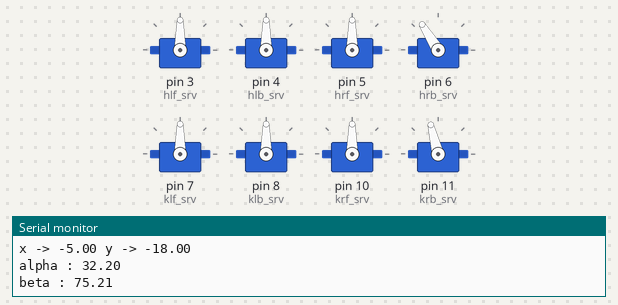
This sketch was run on a simulated Arduino Uno, built with avr-gcc and run on an emulated ATmega328P. Shown: 8 × servo, the last lines printed to the serial monitor.

Above: at 0.05 s.
At 4.05 s:
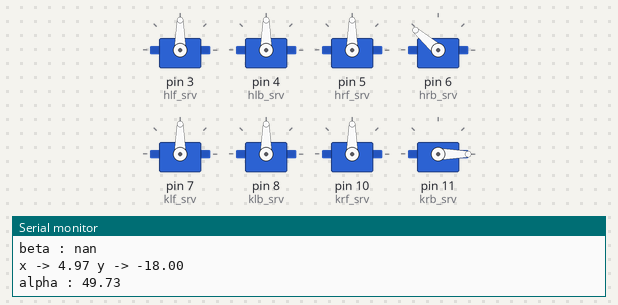
At 6.2 s:
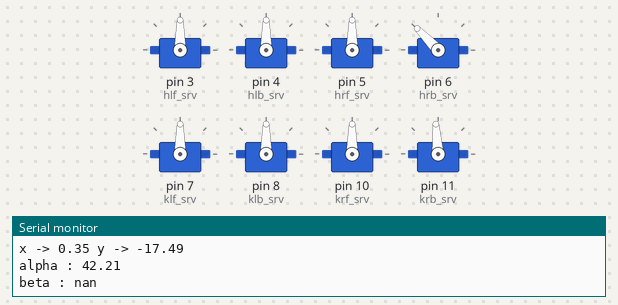
At 8.2 s:
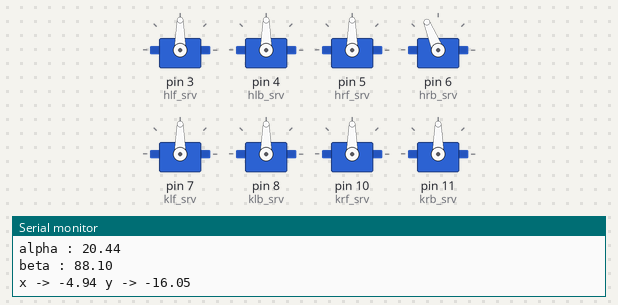
Timing chart, 0 to 11.1 s (numbered marks = the images above):
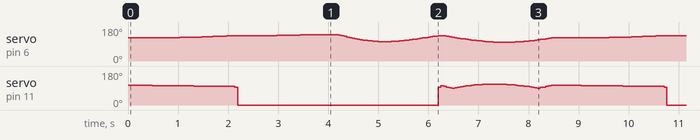

Measured:
- by itself, servo on pin 6 (hrb_srv): moves between 99° and 139°, repeating every 8.6 s
- by itself, servo on pin 11 (krb_srv): moves between 0° and 110°, repeating every 8.6 s

The sketch:

Qdrpd_walk_v1.ino
```cpp
#include <Servo.h>
#include <math.h>

#define f 10.5       //femur length in cm p-17
#define t 13         //tibia length in cm p-18.5
#define pi 3.14159265
#define deltax 0.01 // delta x&y needs to be same to remain in sync
#define deltay 0.01

Servo hlf_srv;
Servo hlb_srv;
Servo hrf_srv;
Servo hrb_srv;

Servo klf_srv;
Servo klb_srv;
Servo krf_srv;
Servo krb_srv;

float height = -18, ypush = -1; // both negative quantities

float values[9]; // order- 0-alpha,1-beta,2-theta x-x2,3-theta y-y2,4- x, 5-y, 6-flag x, 7-flag y, 8-phase-fi
float x, y, alpha, beta, theta, thetaprime, Ax=10, Ay=7, dx, dy, x2, y2;
//values[4] = -pi/2;
//values[5] = {0.0};


void setup()
{
  hlf_srv.attach(3);
  hlb_srv.attach(4);
  hrf_srv.attach(5);
  hrb_srv.attach(6);

  klf_srv.attach(7);
  klb_srv.attach(8);
  krf_srv.attach(10);
  krb_srv.attach(11);

  Serial.begin(9600);
}

float* find_alpha (float* values)
{
  float h, k, a, b, D, perpendicular, base, alpha, ratio;
  h=values[4];
  k=values[5];

  a = ((h*h)+(k*k)+(f*f)-(t*t))/2;
  b = (h*h)+(k*k);
  D = (4*k*k*a*a)-(4*b*((a*a)-(f*f*h*h)));

  perpendicular = ((2*k*a)+sqrt(D))/(2*b);
//  Serial.print("perp -> ");
//  Serial.println(perpendicular);

  D = (4*h*h*a*a)-(4*b*((a*a)-(f*f*k*k)));

  base = ((2*h*a)-sqrt(D))/(2*b);
//  Serial.print("base -> ");
//  Serial.println(base);

  ratio = perpendicular/base;

  alpha = (atan2((-perpendicular),(-base))*180/pi);
//  alpha = (atan(ratio)*180/pi);
  values[0]=alpha;
//  Serial.print("alpha : ");
//  Serial.println(alpha);

  return values;
}

float* find_beta (float* values)
{
  float x=values[4], y=values[5], alpha=values[0];

  float beta, thetaprime, theta1, sine_beta, tanthetap;
//  tanthetap = abs(y)/(-x);

  thetaprime = atan2(abs(y),(-x));
//  Serial.println(thetaprime);
/*  if(x==0)
    thetaprime = pi/2;*/
  theta1 = thetaprime - (alpha*pi/180);
  sine_beta = abs(y) * sin(theta1)/(t * sin(thetaprime));
//  Serial.println(sine_beta);
  beta = (asin(sine_beta)*180/pi);
//  values[0] = alpha;
  values[1] = beta;
//  Serial.print("beta : ");
//  Serial.println(beta);

  return values;
}

float* legcontrol(float* values, float fix, float fiy)
{
  static float i=-157, j=0, flagx=1, flagy=1;
  float x,y,h,k;

  if(flagx)
  {
    i+=4;

    x=i/100;
    h=5*sin(x);
    k= height + 0;
    Serial.print("x -> ");
//    Serial.print("(");
    Serial.print(h);
    Serial.print(" y -> ");
//    Serial.print(",");
    Serial.println(k);
//    Serial.print(") ");

    if(i>157)
      flagx=0;
  }

  else if(!flagx)
  {
    i-=4;

    x=i/100;
    h=5*sin(x);
    Serial.print("x -> ");
//    Serial.print("(");
    Serial.print(h);

    if(i<-157)
      flagx=1;

      //y part
    if(flagy)
    {
     // flagy=1;
      j+=8;
      if(j>=314)
        flagy=0;
    }

    else if(!flagy)
    {
      j-=8;
     // flagy=0;
     if(j<=0)
        flagy=1;
    }


    y=j/100;
    k= height + 5*sin(y);
    Serial.print(" y -> ");
//    Serial.print(",");
    Serial.println(k);
//    Serial.print(") ");

  }
  values[4]=h;
  values[5]=k;
}

/*
float* legcontrol (float* values, float fix, float fiy)
{
  x2=values[2], y2=values[3];
  static int flagx, flagy;

  if(((int)(x2*100)) == ((int)(pi*100/2)))
  {
    flagx = 0;
    dx = deltax*4;
  }
  if(((int)(x2*100)) == ((int)(-pi*100/2)))
  {
    flagx = 1;
    dx = deltax*2;
  }

  if(!flagx)
  {
    x = 0 + Ax*sin(x2+fix);
    x2 += dx;
  }
  else
  {
    x = 0 + Ax*sin(x2+fix);
    x2 -= dx;
  }

//------------------------------------------------------
  if(((int)(y2*100)) == ((int)(0)))
  {
    flagy = 1;
    dy = deltay*2;
  }
  if(((int)(y2*100)) == ((int)(pi*100)))
  {
    flagy = 0;
//    y = ypush;
  }

  if(flagy && !flagx)
  {
    y = height + Ay*sin(y2+fiy);
    y2 += dy;
  }
  else
  {
    y = height;
  }

  values[4] = x;
  values[5] = y;

  flagx=values[6];
  flagy=values[7];

  values[2]=x2;
  values[3]=y2;

  Serial.println(x);
  Serial.println(y);

  return values;
}
*/

void horsewalk(float* values)
{

//1
/*  legcontrol(values,pi/2,0);
  find_alpha(values);
  find_beta(values);
  hlb_srv.write(values[0]);
  klb_srv.write(values[1]);
//2
  legcontrol(values,pi/6,0);
  find_alpha(values);
  find_beta(values);
  hlf_srv.write(values[0]);
  klf_srv.write(values[1]);*/
//3
  legcontrol(values,0,0);
  find_alpha(values);
  find_beta(values);
  Serial.print("alpha : ");
  Serial.println((values[0]));
  Serial.print("beta : ");
  Serial.println(values[1]);
//  delay(100);
  hrb_srv.write(values[0]+90);
  krb_srv.write(180-values[1]);
//4
/*  legcontrol(values,pi/2,pi/2);
  find_alpha(values);
  find_beta(values);
  hrf_srv.write(values[0]);
  krf_srv.write(values[1]);*/

}

/*
float* legcontrol2(float* values, float fix, float fiy)
{

  if(((int)(x2*100)) == ((int)(pi*100/2)))
  {
    flagx = 0;// upar uth ke aage jaa rha hai
    dx = deltax*4;
  }
  if(((int)(x2*100)) == ((int)(-pi*100/2)))
  {
    flagx = 1;// zammen pe peeche jaa rha hai
    dx = deltax*2;
  }

  if(flagx)
  {
    x = 0 + Ax*sin(x2+fix);
    x2 += dx;
  }
  else
  {
    x = 0 + Ax*sin(x2+fix);
    x2 -= dx;
  }
//_______________________________________________________

  if(!flagx)
  {
    y = height + Ay*sin(y2+fiy);
    y2 += dy;
  }
  else
  {
    y = height;
  }

  values[4] = x;
  values[5] = y;

  flagx=values[6];
  flagy=values[7];

  return values;

}
*/

void loop()
{
  horsewalk(values);

}
```
